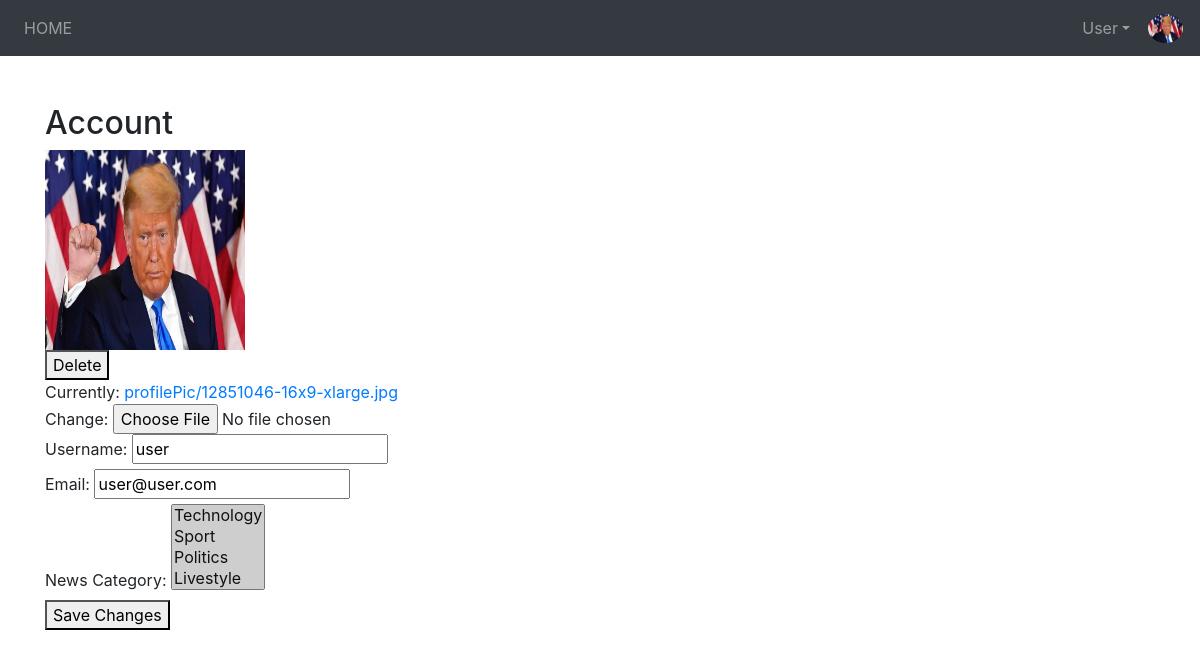
Page /account/update (signed in) on the earlier database version.
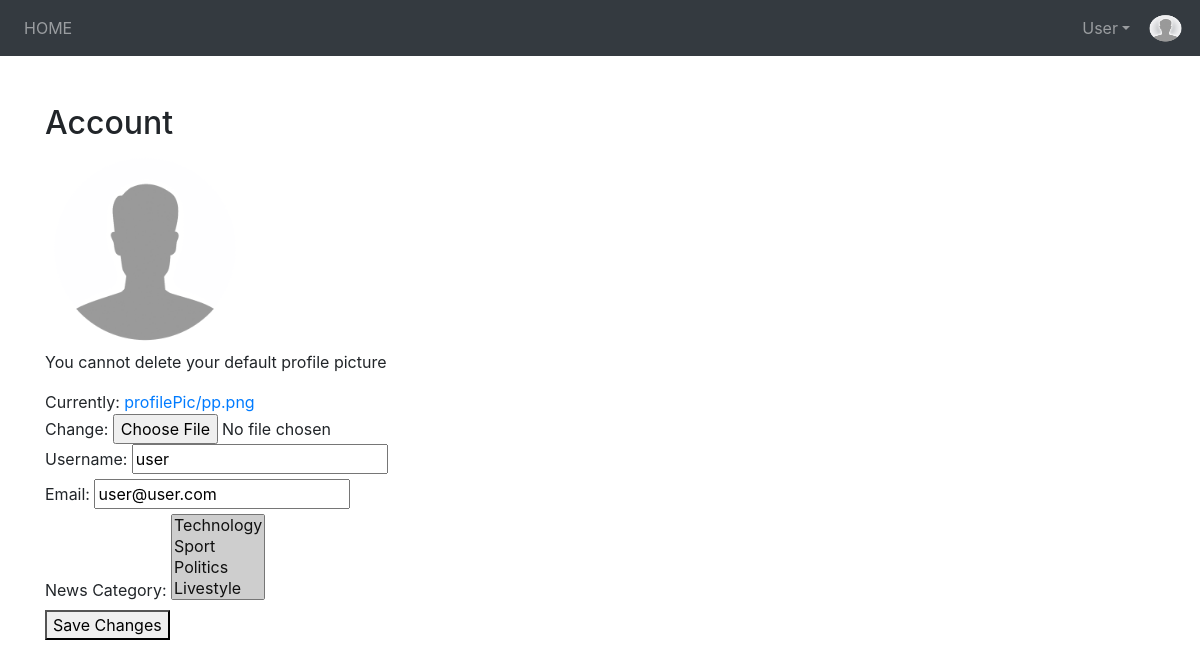
Same page on the later database version.
### account/models.py (models this page shows, shortened)
class Account(AbstractBaseUser):
    username = models.CharField(verbose_name='username', max_length=20, unique=True)
    email = models.EmailField(verbose_name='email', max_length=60, unique=True)
    dob = models.DateField(verbose_name='date of birth', null=True)
    favourite = models.ManyToManyField(Category, blank=True )
    likes = models.ManyToManyField(News, related_name="users",blank=True)
    profile_picture = models.ImageField(upload_to ='profilePic/', default = 'profilePic/pp.png')
    date_joined = models.DateTimeField(verbose_name='date joined', auto_now_add=True)
    last_login = models.DateTimeField(verbose_name='last login', auto_now_add=True)
    is_admin = models.BooleanField(default=False)
    is_active = models.BooleanField(default=True)
    is_staff = models.BooleanField(default=False)
    is_superuser = models.BooleanField(default=False)
    USERNAME_FIELD = 'username'
    REQUIRED_FIELDS = ['email']
    objects = MyAccountManager()

### account/views.py (the view)
# urls.py: path('update', account_view, name='account'),
@csrf_exempt
def account_view(request):
    context = {}
    if not request.user.is_authenticated:
        return redirect('login')
    else:
        categories = request.user.favourite.all()
        if request.POST:
            form = AccountUpdateForm(request.POST, request.FILES, request.FILES, instance = request.user)
            if form.is_valid():
                form.save()
                return redirect('account')
        else:
            form = AccountUpdateForm(
                initial = {
                    'username' : request.user.username,
                    'email' : request.user.email,
                    'dob' : request.user.dob,
                    'favourite' : request.user.favourite.all(),
                    'profile_picture' : request.user.profile_picture
                }
            )
        context['account_form'] = form
    return render(request, 'account/account.html', context)

### account/forms.py (shortened to what this page needs)
class AccountUpdateForm(forms.ModelForm):
    class Meta:
        model = Account
        fields = ('username', 'email', 'favourite', 'profile_picture')

### news/models.py (called while the page is built)
    def __str__(self):
        full_path = [self.name]
        k = self.parent
        while k is not None:
            full_path.append(k.name)
            k = k.parent
        return ' -> '.join(full_path[::-1])

### account/templates/account/account.html (shortened to what this page needs)
{% extends 'news/base.html' %}
{% block content %}
<h2>Account</h2>
<form method="POST" enctype="multipart/form-data">
<div class="fieldWrapper">
    <div class="profile-picture">
        <img height="200px" width="200px" src="{{ request.user.profile_picture.url }}" alt="Avathar"/>
    </div>
    <div class="delete_profile_button">
        {% if request.user.profile_picture.url == "/media/profilePic/pp.png" %}
            <p>You cannot delete your default profile picture</p>
        {% else %}
            <button type="button" id="delete-button" data-id={{request.user.id}}>Delete</button>
        {% endif %}
    </div>
</div>
<div class="fieldWrapper">
    {{account_form.profile_picture}}
</div>
<div class="fieldWrapper">
    <label for="{{account_form.username.id_for_label}}">Username:</label>
    {{account_form.username}}
</div>
<div class="fieldWrapper">
    <label for="{{account_form.email.id_for_label}}">Email:</label>
    {{account_form.email}}
</div>
<div class="fieldWrapper">
    <label for="{{account_form.favourite.id_for_label}}">News Category:</label>
    {{account_form.favourite}}
</div>
<button id="sub_button" type="submit">Save Changes</button>
</form>
{% endblock %}

### news/templates/news/base.html (shortened to what this page needs)
<!doctype html>
{% load static %}
<html lang="en">
<head>
  <link rel="stylesheet" href="https://maxcdn.bootstrapcdn.com/bootstrap/4.0.0/css/bootstrap.min.css"
>
  <link rel="stylesheet" type="text/css" href="//netdna.bootstrapcdn.com/font-awesome/4.1.0/css/font-awesome.min.css">
  <link rel="stylesheet" href="{% static 'front/post.css' %}"></script>
</head>
<body>
  {% include 'news/navbar.html' %}
    <div class='container'>
    {% block content %}
    {% endblock %}
  </div>
</body>
</html>

### news/templates/news/navbar.html (shortened to what this page needs)
 <nav class="navbar navbar-expand-lg navbar-dark navvv bg-dark mb-5">
    <div class="collapse navbar-collapse text-center" id="navbarTogglerDemo01">
      <ul class="navbar-nav mr-auto">
        <li class="nav-item">
          <a class="nav-link text-center" href="{% url 'news_home' %}">HOME</a>
      </li>
      </ul>
      {% if request.user.is_authenticated %}
      <table class="navbar-nav">
        <tr>
          <td class="nav-item dropdown">
            <a class="nav-link p-0 pr-3 nav-link dropdown-toggle" data-toggle="dropdown" href="#">{{user.username  | capfirst}}</a>
          </td>
          <td>
            <img id="nav_profile_pic"src="{{user.profile_picture.url}}" alt="avatar image" height="29" width="35" style="border-radius: 100%;">
            </div>
      {% else %}
      <div class="navbar-nav">
        <a class="nav-link" href="{% url 'register'  %}">Register</a>
        <a class="nav-link" href="{% url 'login'  %}">Login</a>
      </div>
      {%endif%}
  </nav>

Differences in the rows shown:
changed Account "User": profile_picture: a different picture; user.profile_picture: a different picture
Other differences:
text no longer shown: "Currently: profilePic/12851046-16x9-xlarge.jpg Change: Delete"
text now shown: "You cannot delete your default profile picture Currently: profilePic/pp.png Change:"
